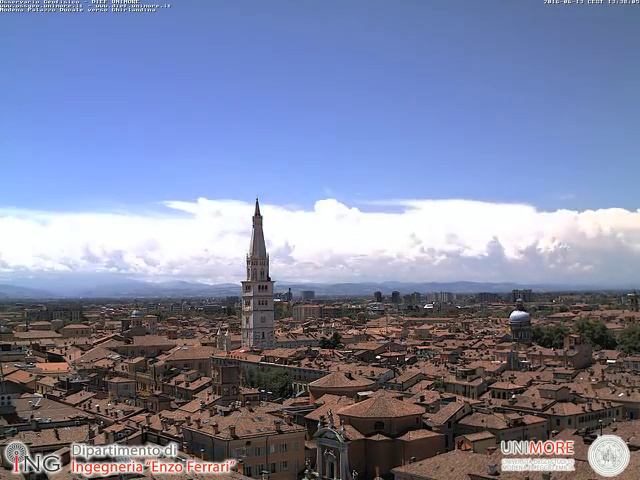
#> input picture lab03/img/modena_skyline_05.png, 640 x 480 px, found by its file name
$ python superpixel_ex.py
#> lines starting #> are read from the running program, lines starting #| are printed output that depends on the picture
# import the necessary packages
from skimage.segmentation import slic
from skimage.segmentation import mark_boundaries
from skimage.util import img_as_float
from skimage import io
import matplotlib.pyplot as plt
import argparse
import cv2
import numpy as np

# construct the argument parser and parse the arguments
#ap = argparse.ArgumentParser()
#ap.add_argument("-i", "--image", required=True, help="Path to the image")
#args = vars(ap.parse_args())

# load the image and convert it to a floating point data type
image = cv2.imread('/home/fede/PycharmProjects/computer_vision/lab03/img/modena_skyline_05.png', cv2.IMREAD_COLOR).astype(np.float64)
#image = img_as_float(io.imread(args["image"]))

# loop over the number of segments
for numSegments in (50, 70,100,150):
    # apply SLIC and extract (approximately) the supplied number
    # of segments
    segments = slic(image, n_segments=numSegments, sigma=5)

    # show the output of SLIC
    fig = plt.figure("Superpixels -- %d segments" % (numSegments))
    ax = fig.add_subplot(1, 1, 1)
    ax.imshow(mark_boundaries(image.astype(np.uint8), segments))
    plt.axis("off")
#> this loop made 4 passes
#> pass 1, `segments = slic(image, n_segments=numSegments, sigma=5)`:
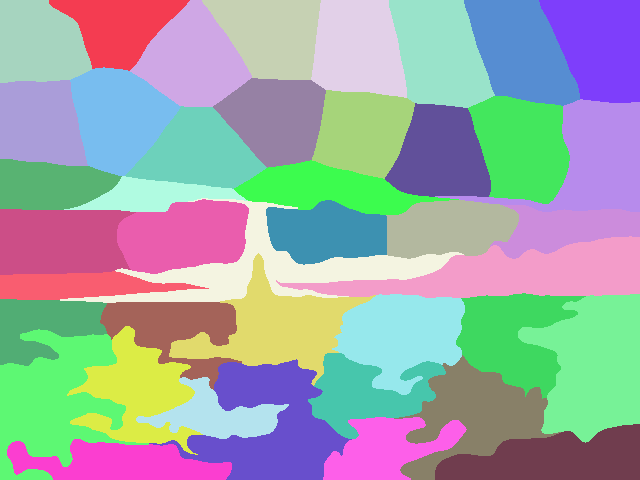
#> segments: shape (480, 640) int64; 42 distinct labels, from 1 to 42; one colour per label, 0 black
#> pass 2, `segments = slic(image, n_segments=numSegments, sigma=5)`:
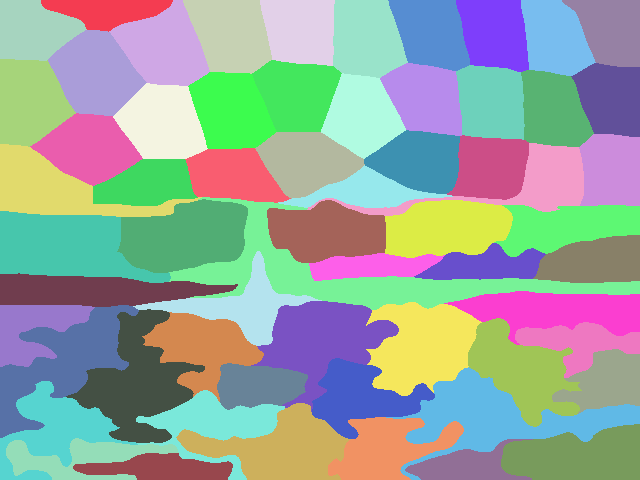
#> segments: shape (480, 640) int64; 62 distinct labels, from 1 to 62; one colour per label, 0 black
#> pass 3, `segments = slic(image, n_segments=numSegments, sigma=5)`:
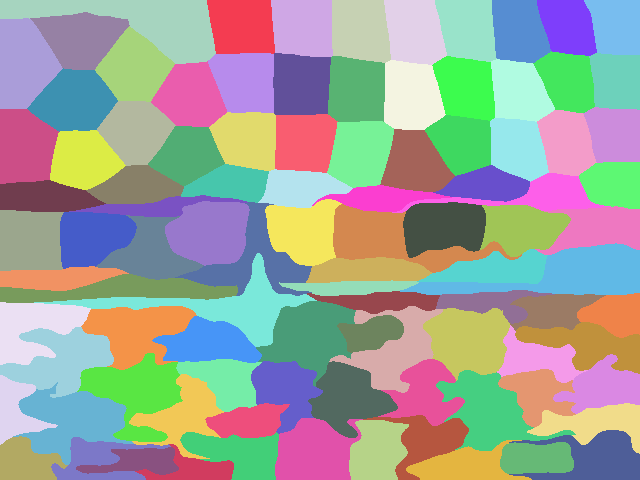
#> segments: shape (480, 640) int64; 98 distinct labels, from 1 to 98; one colour per label, 0 black

# show the plots
plt.show()
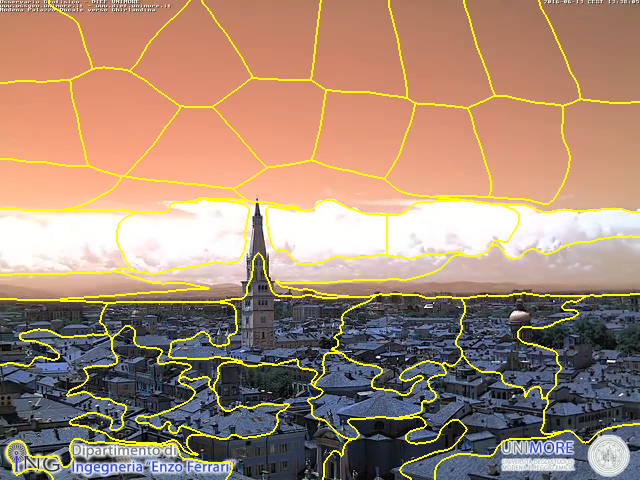
#> shown: shape (480, 640, 3) float64; mean R, G, B 0.653, 0.544, 0.46
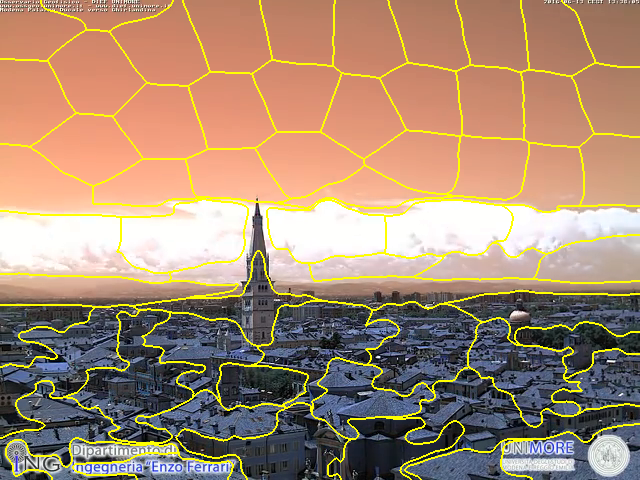
#> shown: shape (480, 640, 3) float64; mean R, G, B 0.657, 0.549, 0.456
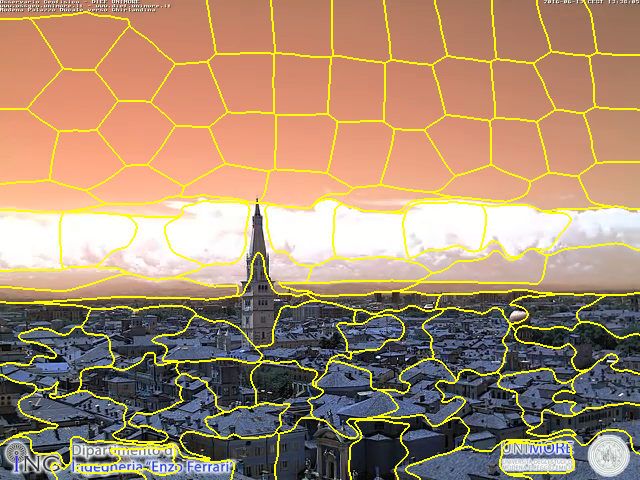
#> shown: shape (480, 640, 3) float64; mean R, G, B 0.663, 0.556, 0.449
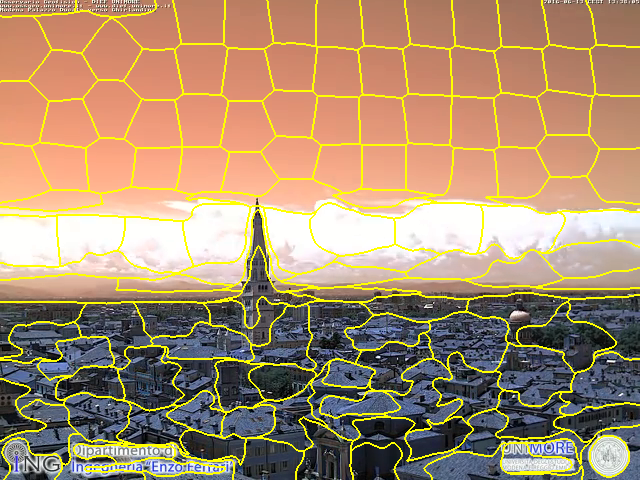
#> shown: shape (480, 640, 3) float64; mean R, G, B 0.668, 0.562, 0.441

$ run again, with lab03/img/modena_skyline_01.png copied over lab03/img/modena_skyline_05.png
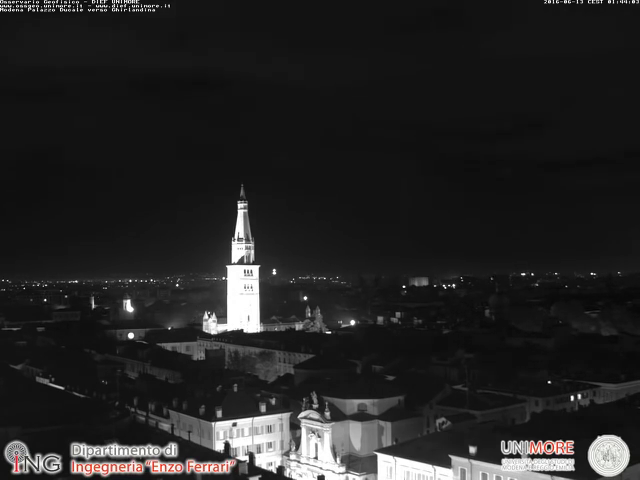
#> input picture lab03/img/modena_skyline_01.png, 640 x 480 px, found by its file name
#> the loop `for numSegments in (50, 70,100,150):` made 4 passes
#> pass 1, `segments = slic(image, n_segments=numSegments, sigma=5)`:
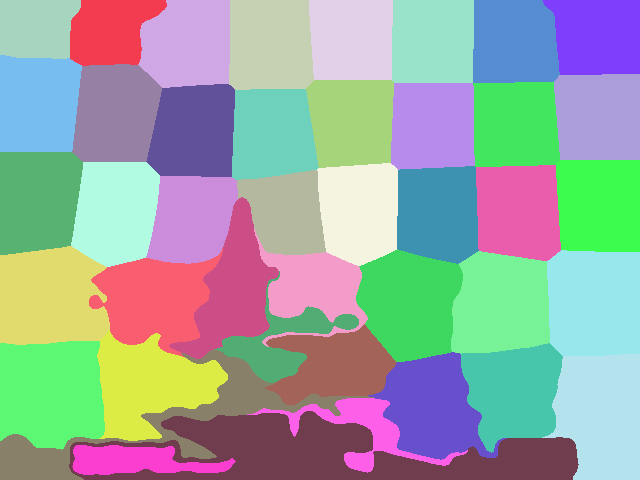
#> segments: shape (480, 640) int64; 42 distinct labels, from 1 to 42; one colour per label, 0 black
#> `plt.show()`:
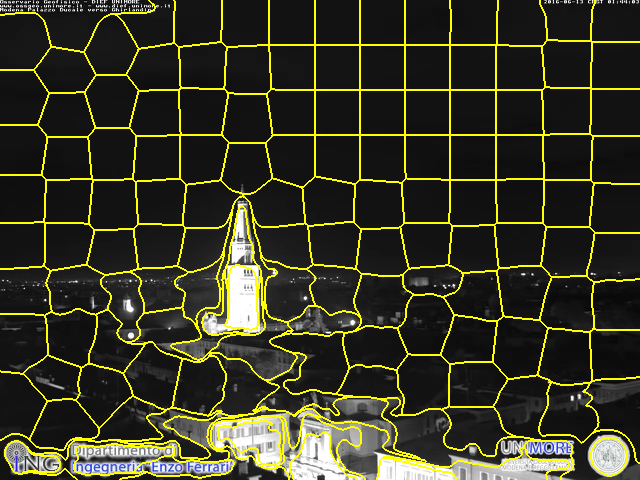
#> shown: shape (480, 640, 3) float64; mean R, G, B 0.216, 0.216, 0.127

$ run again, with lab03/img/modena_skyline_02.png copied over lab03/img/modena_skyline_05.png
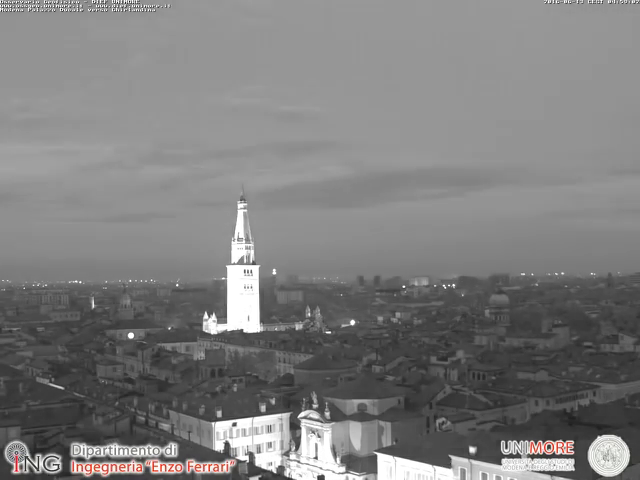
#> input picture lab03/img/modena_skyline_02.png, 640 x 480 px, found by its file name
#> the loop `for numSegments in (50, 70,100,150):` made 4 passes
#> pass 1, `segments = slic(image, n_segments=numSegments, sigma=5)`:
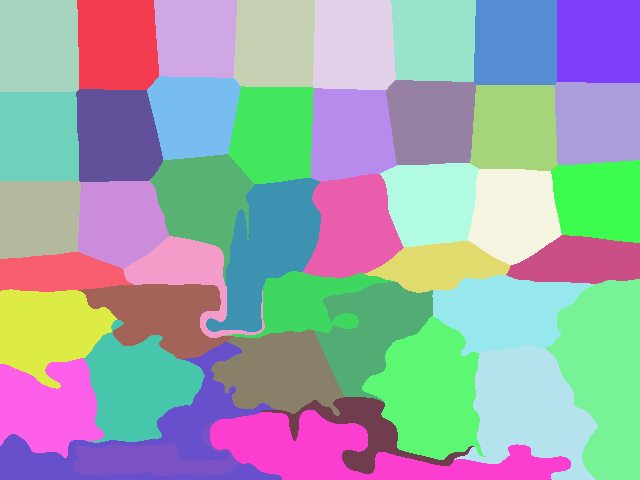
#> segments: shape (480, 640) int64; 43 distinct labels, from 1 to 43; one colour per label, 0 black
#> `plt.show()`:
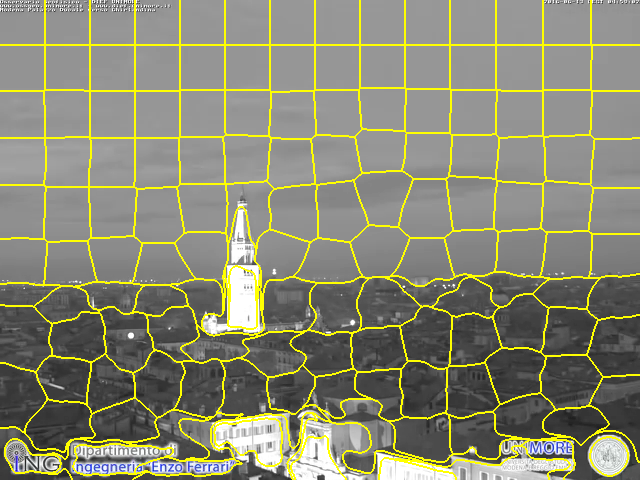
#> shown: shape (480, 640, 3) float64; mean R, G, B 0.536, 0.536, 0.45

$ run again, with lab03/img/modena_skyline_03.png copied over lab03/img/modena_skyline_05.png
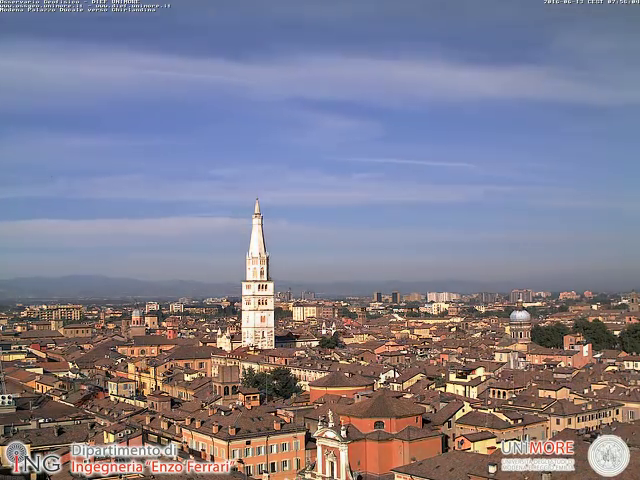
#> input picture lab03/img/modena_skyline_03.png, 640 x 480 px, found by its file name
#> `plt.show()`:
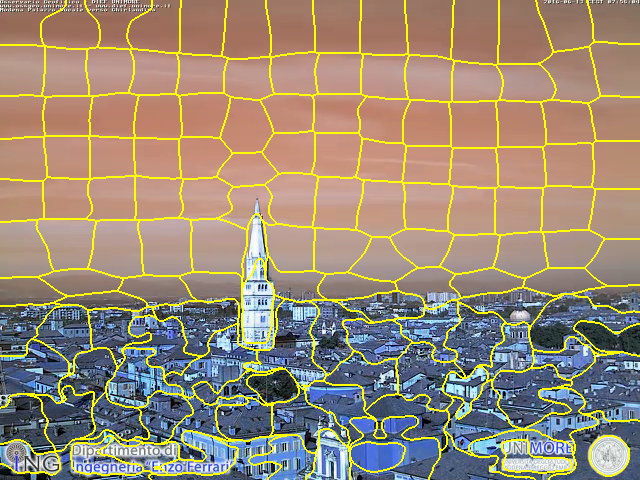
#> shown: shape (480, 640, 3) float64; mean R, G, B 0.607, 0.544, 0.463
